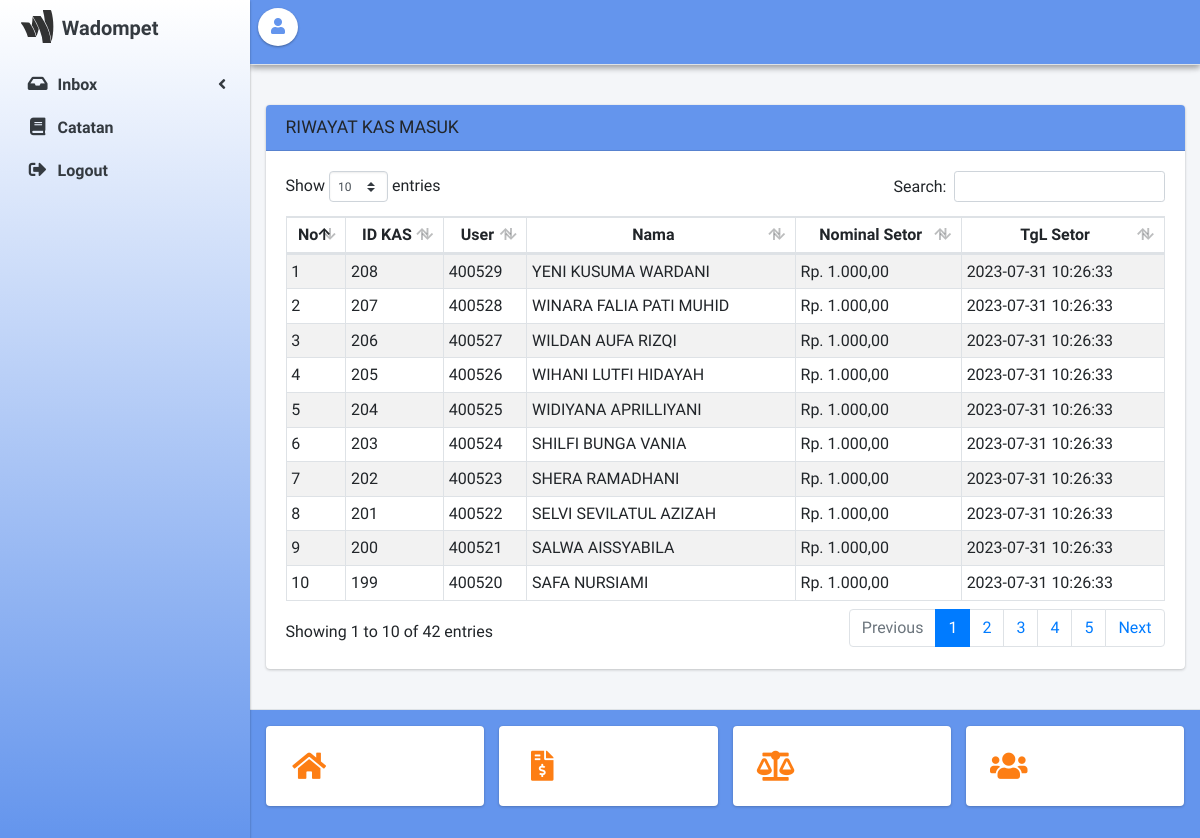
Screenshot of /admin.php?page=kas_masuk (signed in) with the database file from the repository.
### tables this page shows
CREATE TABLE `kas_user` (
  `id_kas_user` int(10) NOT NULL,
  `id_user` int(10) NOT NULL,
  `nominal_setor` int(10) NOT NULL,
  `tgl_setor` datetime NOT NULL
);

CREATE TABLE `tb_user` (
  `id_user` int(10) NOT NULL,
  `nama_lengkap` varchar(35) NOT NULL,
  `position` varchar(35) NOT NULL,
  `user` char(15) NOT NULL,
  `pass` varchar(225) NOT NULL,
  `email` varchar(100) NOT NULL,
  `no_whatsapp` varchar(13) NOT NULL,
  `temp_lahir` varchar(50) NOT NULL,
  `tgl_lahir` date NOT NULL,
  `alamat_sekarang` varchar(225) NOT NULL,
  `img_profile` varchar(100) NOT NULL,
  `id_level` int(10) NOT NULL
);

### admin/kas_masuk.php (the view)
<div class="row">
  <div class="col-sm-12">
    <div class="card">
      <div class="card-header bg-nav">
        <h1 class="card-title">RIWAYAT KAS MASUK</h1>
      </div>
      <div class="card-body">
          <table id="example1" class="table table-sm table-bordered table-striped">
            <thead>
              <tr class="text-center">
                <th>No</th>
                <th>ID KAS</th>
                <th>User</th>
                <th>Nama</th>
                <th>Nominal Setor</th>
                <th>TgL Setor</th>
              </tr>
            </thead>
            <tbody>
              <?php
              $no=1;
              $query = mysqli_query($koneksi, "select id_kas_user, user, nama_lengkap, nominal_setor, tgl_setor from kas_user x inner join tb_user y on y.id_user = x.id_user group by id_kas_user desc");
              while ($data = mysqli_fetch_array($query)) {
              ?>
              <tr>
                <td><?= $no++; ?></td>
                <td><?= $data['id_kas_user']; ?></td>
                <td><?= $data['user']; ?></td>
                <td><?= $data['nama_lengkap']; ?></td>
                <td><?= rupiah($data['nominal_setor']); ?></td>
                <td><?= $data['tgl_setor']; ?></td>
              </tr>
              <?php }
              ?>
            </tbody>
          </table>
      </div>
    </div>
  </div>
</div>

### admin.php (style rules this page uses)
.bg-nav { background-image: linear-gradient(#6495ED, #6495ED); }

### rows the page displays
kas_user: id_kas_user "208", id_user.user "400529", id_user.nama_lengkap "YENI KUSUMA WARDANI", nominal_setor "Rp. 1.000,00", tgl_setor "2023-07-31 10:26:33"
kas_user: id_kas_user "207", id_user.user "400528", id_user.nama_lengkap "WINARA FALIA PATI MUHID", nominal_setor "Rp. 1.000,00", tgl_setor "2023-07-31 10:26:33"
kas_user: id_kas_user "206", id_user.user "400527", id_user.nama_lengkap "WILDAN AUFA RIZQI", nominal_setor "Rp. 1.000,00", tgl_setor "2023-07-31 10:26:33"
kas_user: id_kas_user "205", id_user.user "400526", id_user.nama_lengkap "WIHANI LUTFI HIDAYAH", nominal_setor "Rp. 1.000,00", tgl_setor "2023-07-31 10:26:33"
kas_user: id_kas_user "204", id_user.user "400525", id_user.nama_lengkap "WIDIYANA APRILLIYANI", nominal_setor "Rp. 1.000,00", tgl_setor "2023-07-31 10:26:33"
kas_user: id_kas_user "203", id_user.user "400524", id_user.nama_lengkap "SHILFI BUNGA VANIA", nominal_setor "Rp. 1.000,00", tgl_setor "2023-07-31 10:26:33"
kas_user: id_kas_user "202", id_user.user "400523", id_user.nama_lengkap "SHERA RAMADHANI", nominal_setor "Rp. 1.000,00", tgl_setor "2023-07-31 10:26:33"
kas_user: id_kas_user "201", id_user.user "400522", id_user.nama_lengkap "SELVI SEVILATUL AZIZAH", nominal_setor "Rp. 1.000,00", tgl_setor "2023-07-31 10:26:33"
kas_user: id_kas_user "200", id_user.user "400521", id_user.nama_lengkap "SALWA AISSYABILA", nominal_setor "Rp. 1.000,00", tgl_setor "2023-07-31 10:26:33"
kas_user: id_kas_user "199", id_user.user "400520", id_user.nama_lengkap "SAFA NURSIAMI", nominal_setor "Rp. 1.000,00", tgl_setor "2023-07-31 10:26:33"
